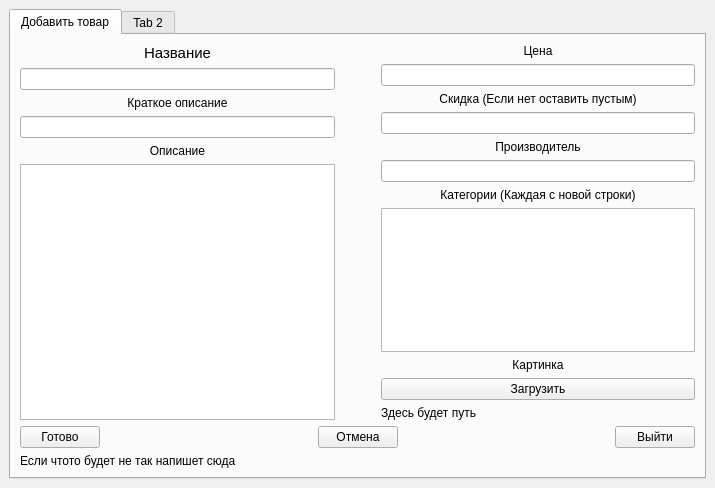
<?xml version="1.0" encoding="UTF-8"?>
<ui version="4.0">
 <class>MainWindow</class>
 <widget class="QMainWindow" name="MainWindow">
  <property name="geometry">
   <rect>
    <x>0</x>
    <y>0</y>
    <width>715</width>
    <height>488</height>
   </rect>
  </property>
  <property name="windowTitle">
   <string>MainWindow</string>
  </property>
  <widget class="QWidget" name="centralwidget">
   <layout class="QGridLayout" name="gridLayout">
    <item row="0" column="0">
     <widget class="QTabWidget" name="tabWidget">
      <property name="currentIndex">
       <number>0</number>
      </property>
      <widget class="QWidget" name="tab">
       <attribute name="title">
        <string>Добавить товар</string>
       </attribute>
       <layout class="QGridLayout" name="gridLayout_2">
        <item row="1" column="0">
         <layout class="QHBoxLayout" name="horizontalLayout_2">
          <item>
           <widget class="QPushButton" name="pushButton_OK">
            <property name="text">
             <string>Готово</string>
            </property>
           </widget>
          </item>
          <item>
           <spacer name="horizontalSpacer_2">
            <property name="orientation">
             <enum>Qt::Horizontal</enum>
            </property>
            <property name="sizeHint" stdset="0">
             <size>
              <width>40</width>
              <height>20</height>
             </size>
            </property>
           </spacer>
          </item>
          <item>
           <widget class="QPushButton" name="pushButton_Cancel">
            <property name="text">
             <string>Отмена</string>
            </property>
           </widget>
          </item>
          <item>
           <spacer name="horizontalSpacer_3">
            <property name="orientation">
             <enum>Qt::Horizontal</enum>
            </property>
            <property name="sizeHint" stdset="0">
             <size>
              <width>40</width>
              <height>20</height>
             </size>
            </property>
           </spacer>
          </item>
          <item>
           <widget class="QPushButton" name="pushButton_Exit">
            <property name="text">
             <string>Выйти</string>
            </property>
           </widget>
          </item>
         </layout>
        </item>
        <item row="2" column="0">
         <widget class="QLabel" name="label_Eror">
          <property name="text">
           <string>Если чтото будет не так напишет сюда</string>
          </property>
         </widget>
        </item>
        <item row="0" column="0">
         <layout class="QHBoxLayout" name="horizontalLayout">
          <item>
           <layout class="QVBoxLayout" name="verticalLayout">
            <item>
             <widget class="QLabel" name="label">
              <property name="font">
               <font>
                <pointsize>11</pointsize>
               </font>
              </property>
              <property name="text">
               <string>Название</string>
              </property>
              <property name="alignment">
               <set>Qt::AlignCenter</set>
              </property>
             </widget>
            </item>
            <item>
             <widget class="QLineEdit" name="lineEdit_name"/>
            </item>
            <item>
             <widget class="QLabel" name="label_2">
              <property name="text">
               <string>Краткое описание</string>
              </property>
              <property name="alignment">
               <set>Qt::AlignCenter</set>
              </property>
             </widget>
            </item>
            <item>
             <widget class="QLineEdit" name="lineEdit_short_description"/>
            </item>
            <item>
             <widget class="QLabel" name="label_3">
              <property name="text">
               <string>Описание</string>
              </property>
              <property name="alignment">
               <set>Qt::AlignCenter</set>
              </property>
             </widget>
            </item>
            <item>
             <widget class="QTextEdit" name="textEdit_description"/>
            </item>
           </layout>
          </item>
          <item>
           <spacer name="horizontalSpacer">
            <property name="orientation">
             <enum>Qt::Horizontal</enum>
            </property>
            <property name="sizeType">
             <enum>QSizePolicy::Minimum</enum>
            </property>
            <property name="sizeHint" stdset="0">
             <size>
              <width>40</width>
              <height>20</height>
             </size>
            </property>
           </spacer>
          </item>
          <item>
           <layout class="QVBoxLayout" name="verticalLayout_4">
            <item>
             <widget class="QLabel" name="label_4">
              <property name="text">
               <string>Цена</string>
              </property>
              <property name="alignment">
               <set>Qt::AlignCenter</set>
              </property>
             </widget>
            </item>
            <item>
             <widget class="QLineEdit" name="lineEdit_price"/>
            </item>
            <item>
             <widget class="QLabel" name="label_5">
              <property name="text">
               <string>Скидка (Если нет оставить пустым)</string>
              </property>
              <property name="alignment">
               <set>Qt::AlignCenter</set>
              </property>
             </widget>
            </item>
            <item>
             <widget class="QLineEdit" name="lineEdit_sale"/>
            </item>
            <item>
             <widget class="QLabel" name="label_6">
              <property name="text">
               <string>Производитель</string>
              </property>
              <property name="alignment">
               <set>Qt::AlignCenter</set>
              </property>
             </widget>
            </item>
            <item>
             <widget class="QLineEdit" name="lineEdit_manufacturer"/>
            </item>
            <item>
             <widget class="QLabel" name="label_7">
              <property name="text">
               <string>Категории (Каждая с новой строки)</string>
              </property>
              <property name="alignment">
               <set>Qt::AlignCenter</set>
              </property>
             </widget>
            </item>
            <item>
             <widget class="QTextEdit" name="textEdit_categories"/>
            </item>
            <item>
             <widget class="QLabel" name="label_8">
              <property name="text">
               <string>Картинка</string>
              </property>
              <property name="alignment">
               <set>Qt::AlignCenter</set>
              </property>
             </widget>
            </item>
            <item>
             <widget class="QPushButton" name="pushButton_upload">
              <property name="text">
               <string>Загрузить</string>
              </property>
             </widget>
            </item>
            <item>
             <widget class="QLabel" name="label_image_href">
              <property name="text">
               <string>Здесь будет путь</string>
              </property>
             </widget>
            </item>
           </layout>
          </item>
         </layout>
        </item>
       </layout>
      </widget>
      <widget class="QWidget" name="tab_2">
       <attribute name="title">
        <string>Tab 2</string>
       </attribute>
      </widget>
     </widget>
    </item>
   </layout>
  </widget>
 </widget>
 <resources/>
 <connections/>
</ui>
